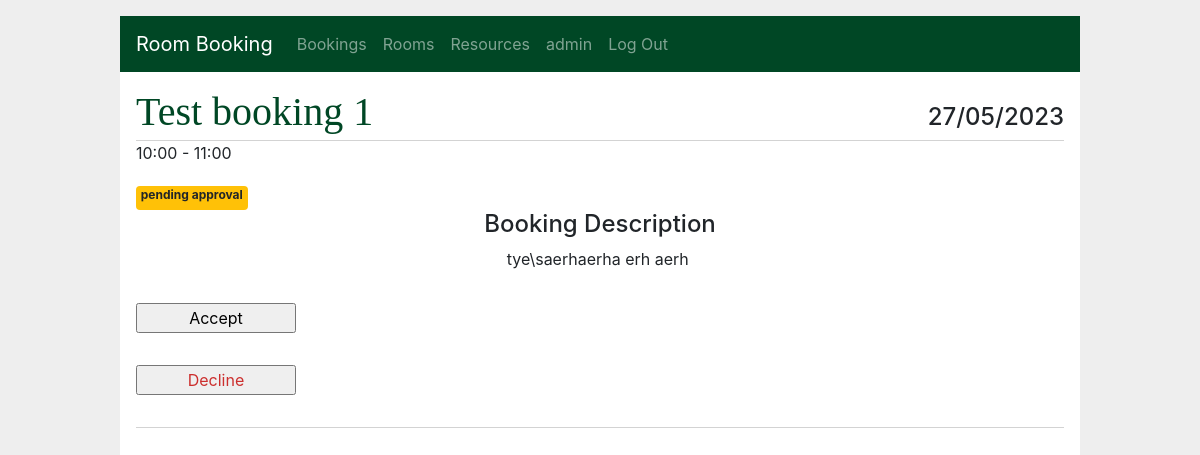
/bookings/4/accept (signed in), run on the app's committed database.
### app/models/user.py (models this page shows, shortened)
class User(db.Model):
    __tablename__ = "users"
    id = db.Column(db.Integer, primary_key=True, autoincrement=True, nullable=False)
    email = db.Column(db.String(150), unique=True, nullable=False)
    password = db.Column(db.Text, nullable=False)
    firstname = db.Column(db.String(150), nullable=False)
    lastname = db.Column(db.String(150), nullable=False)
    created = db.Column(db.DateTime, default=datetime.datetime.now(), nullable=False)
    role = db.Column(db.String(150), default='user', nullable=False)
    bookings = db.relationship('Booking', back_populates="creator", cascade='all, delete, delete-orphan')

### app/models/room.py (models this page shows, shortened)
class RoomBooking(db.Model):
    __tablename__ = "roombookings"
    id = db.Column(db.Integer, primary_key=True, autoincrement=True, nullable=False)
    creator_id = db.Column(db.Integer, ForeignKey("users.id", ondelete="CASCADE"), nullable=False)
    creator = db.relationship('User', foreign_keys=[creator_id])
    title = db.Column(db.String(150), nullable=False)
    summary = db.Column(db.Text, nullable=False)
    status = db.Column(db.String, default='pending approval', nullable=False)
    event_start = db.Column(db.DateTime, nullable=False)
    time_start = db.Column(db.DateTime, nullable=False)
    time_end = db.Column(db.DateTime, nullable=False)
    created = db.Column(db.DateTime, default=now, nullable=False)
    attendees = db.Column(db.Integer, nullable=False)
    booked_resources = db.relationship('BookedResource', back_populates="room_booking", cascade='all, delete, delete-orphan')
    room_id = db.Column(db.Integer, ForeignKey("rooms.id"), nullable=False)
    room = db.relationship('Room', foreign_keys=[room_id])

### app/bookings/routes.py (the view)
@bp.route('/<int:id>/accept', methods=('GET', 'POST',))
@login_required
def accept(id):
    booking = get_booking(id)
    admin = User.query.filter_by(
        id=session.get('user_id')).first()
    if admin.role != "admin":
        abort(403)
    return render_template('bookings/accept.html', booking=booking)

### app/bookings/routes.py (called while the page is built)
def get_booking(id, check_author=True):
    user_id = session.get('user_id')
    booking = RoomBooking.query.filter_by(id=id).first()
    if booking is None:
        abort(404, f"Booking id {id} doesn't exist.")
    admin = User.query.filter_by(
        id=user_id).first()
    if check_author and booking.creator_id != user_id and admin.role != "admin":
        abort(403)
    return booking

### app/main/routes.py (called while the page is built)
@bp.before_app_request
def load_logged_in_user():
    user_id = session.get('user_id')
    if user_id is None:
        g.user = None
    else:
        g.user = User.query.filter_by(
                id=user_id).first()

def login_required(view):
    @functools.wraps(view)
    def wrapped_view(**kwargs):
        if g.user is None:
            return redirect(url_for('main.login'))
        return view(**kwargs)
    return wrapped_view

### app/templates/bookings/accept.html
{% extends 'base.html' %}
{% block header %}
  <h1>{% block title %}{{ booking.title }}{% endblock %}</h1>
    <h4>{{ booking.event_start.strftime('%d/%m/%Y') }}</h4>
{% endblock %}
{% block content %}
<div class="testing">
  <div class="time-bar">
    <p>{{ booking.time_start.strftime('%H:%M') }} - {{ booking.time_end.strftime('%H:%M') }}</p>
  </div>
</div>
    {% if booking.status == 'declined' %}
      <div class="badge badge-danger">
        {{ booking.status }}
      </div>
    {% elif booking.status == 'accepted' %}
      <div class="badge badge-success">
        {{ booking.status }}
      </div>
    {% elif booking.status == 'pending approval' %}
      <div class="badge badge-warning">
        {{ booking.status }}
      </div>
    {% endif %}
<h4 class="d-flex justify-content-center">Booking Description</h4>
<div class="container d-flex justify-content-center">
  <p style="white-space: pre-wrap;">{{ booking['summary'] }}</p>
</div>
{% if booking['status'] == 'pending approval' and g.user.role == 'admin' or g.user.role == 'admin' %}
  {% if booking.status == 'accepted' %}
    <form action="{{ url_for('bookings.declined', id=booking['id']) }}" method="post">
      <input class="danger" type="submit" value="Cancel">
    </form>
  {% else %}
    <div class="approve">
      <form action="{{ url_for('bookings.accepted', id=booking['id']) }}" method="post">
        <input class="success" type="submit" value="Accept">
      </form>
      <form action="{{ url_for('bookings.declined', id=booking['id']) }}" method="post">
        <input class="danger" type="submit" value="Decline">
      </form>
    </div>
  <hr>
  {% endif %}
{% endif %}
{% endblock %}

### app/templates/base.html (shortened to what this page needs)
<!doctype html>
<html lang="en">
  <head>
    <link rel="stylesheet" href="https://stackpath.bootstrapcdn.com/bootstrap/4.3.1/css/bootstrap.min.css">
    <link rel="stylesheet" href="{{ url_for('static', filename='style.css') }}">
  </head>
  <body>
    <nav class="navbar navbar-expand-lg navbar-dark">
      <a class="navbar-brand" href="{{ url_for('main.index') }}">Room Booking</a>
      <div class="collapse navbar-collapse" id="navbarNav">
        <ul class="navbar-nav">
          {% if g.user %}
            <li class="nav-item"><a class="nav-link" href="{{ url_for('bookings.index') }}">Bookings</a>
            <li class="nav-item"><a class="nav-link" href="{{ url_for('rooms.index') }}">Rooms</a>
            <li class="nav-item"><a class="nav-link" href="{{ url_for('resources.index') }}">Resources</a>
            <li class="nav-item current-user"><a class="nav-link" href="{{ url_for('main.account') }}">{{ g.user.firstname }}</a>
            <li class="nav-item nav-right"><a class="nav-link" href="{{ url_for('main.logout') }}">Log Out</a>
          {% else %}
            <li class="nav-item"><a class="nav-link" href="{{ url_for('main.register') }}">Register</a>
            <li class="nav-item"><a class="nav-link" href="{{ url_for('main.login') }}">Log In</a>
          {% endif %}
        </ul>
      </div>
    </nav>
    <section class="content">
      <header>
        {% block header %}{% endblock %}
      </header>
      {% block content %}
      {% endblock %}
    </section>
  </body>
</html>

### app/static/style.css (style rules this page uses)
html { font-family: Libre Baskerville, serif, Montserrat,sans-serif; background: #eee; padding: 1rem; }
body { max-width: 960px; margin: 0 auto; background: white; }
h1 { font-family: serif; color: #004725; margin: 1rem 0; }
a { color: #004725; }
hr { border: none; border-top: 1px solid lightgray; }
nav { background: #004725; display: flex; align-items: center; padding: 0 0.5rem; }
nav ul { display: flex; list-style: none; margin: 0; padding: 0; border: none; }
nav ul li a, nav ul li span, header .action { display: block; padding: 0.5rem; }
.badge { height: 2em; }
.content { padding: 0 1rem 1rem; }
.content > header { border-bottom: 1px solid lightgray; display: flex; align-items: flex-end; }
.content > header h1 { flex: auto; margin: 1rem 0 0.25rem 0; }
.content form { margin: 1em 0; display: flex; flex-direction: column; }
.content input, .content textarea { margin-bottom: 1em; }
input.danger { color: #cc2f2e; }
input[type=submit] { align-self: start; min-width: 10em; }

### data on the page
User: user.firstname "admin"
RoomBooking: title "Test booking 1", event_start "27/05/2023", time_start "10:00", time_end "11:00", status "pending approval", summary "tye\\saerhaerha erh aerh"
